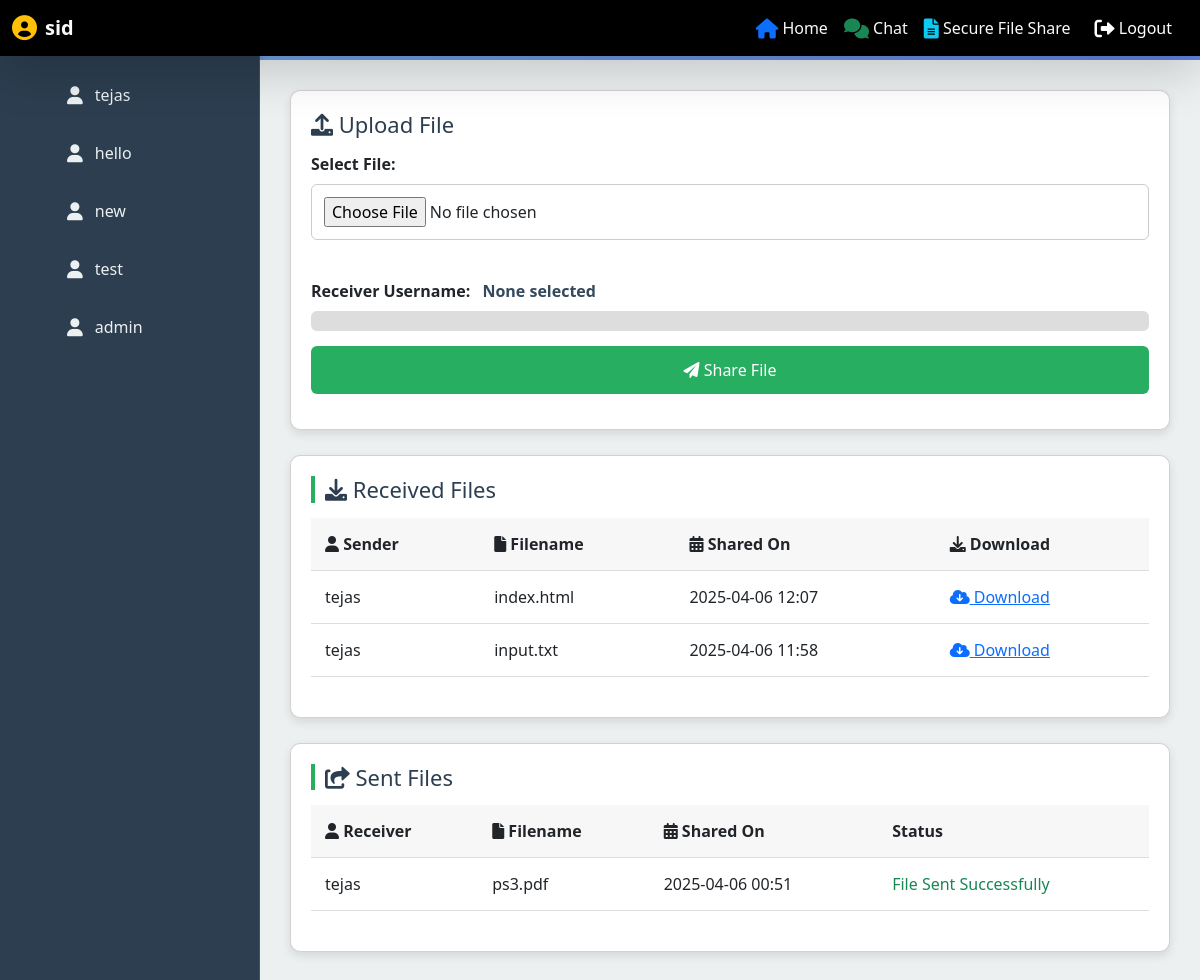
The app's page /dashboard/ (signed in), older data.
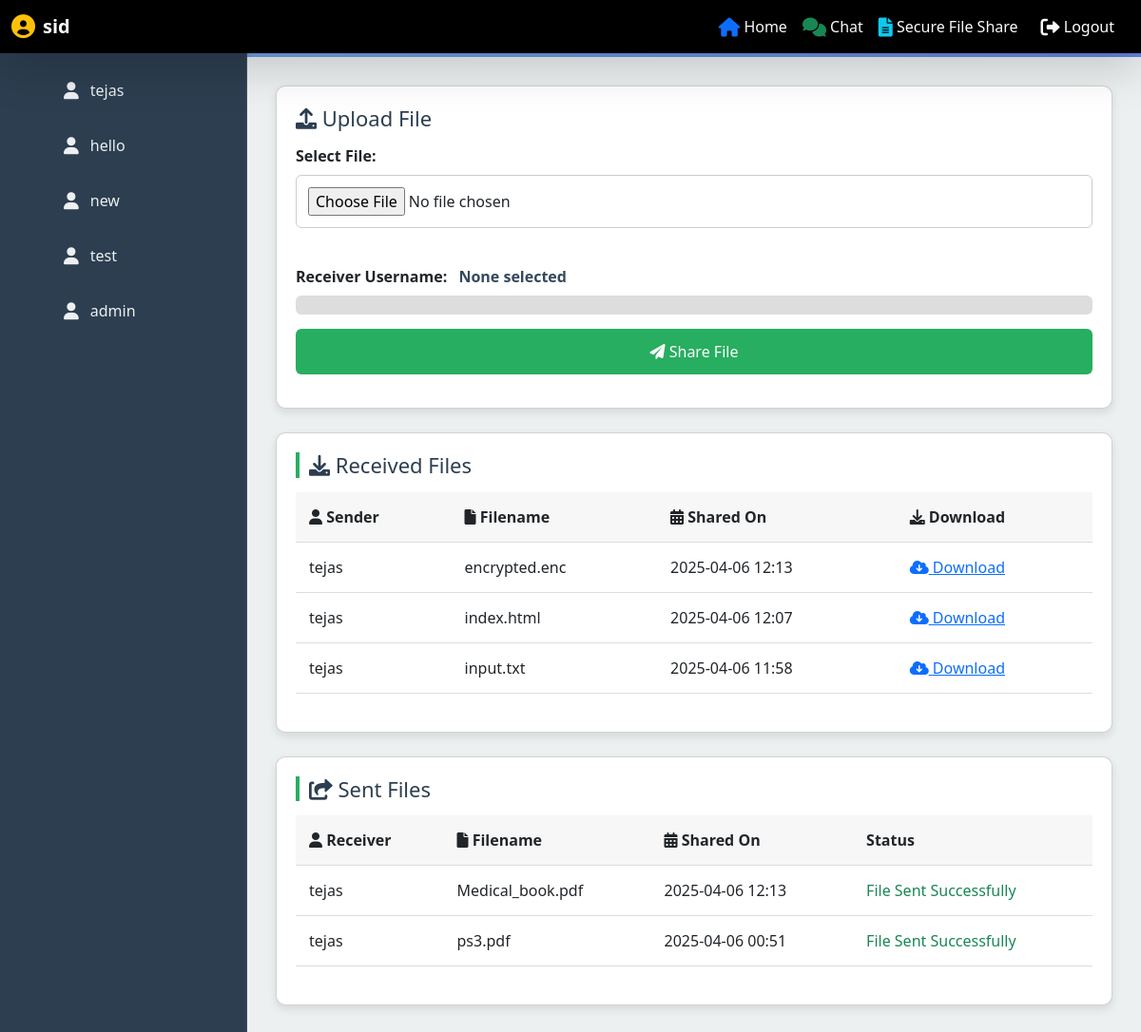
The same page, newer data.
### file_sharing/models.py (models this page shows)
class SharedFile(models.Model):
    sender = models.ForeignKey(User, related_name='sent_files', on_delete=models.CASCADE)
    receiver = models.ForeignKey(User, related_name='received_files', on_delete=models.CASCADE)
    file = models.FileField(upload_to='encrypted_files/')
    original_filename = models.CharField(max_length=255)
    nonce = models.BinaryField()  # Store nonce for AES-GCM
    tag = models.BinaryField()    # Authentication tag for AES-GCM
    encapsulated_key = models.BinaryField()
    signature = models.BinaryField()   # The Kyber encapsulated AES key
    created_at = models.DateTimeField(auto_now_add=True)

### file_sharing/views.py (the view)
# urls.py: path('dashboard/', dashboard, name='dashboard'),
@login_required
def dashboard(request):
    users = User.objects.exclude(id=request.user.id)
    shared_files = SharedFile.objects.filter(receiver=request.user).order_by('-created_at')
    sent_files = SharedFile.objects.filter(sender=request.user).order_by('-created_at')
    return render(request, 'dashboard.html', {'users': users, 'shared_files': shared_files, 'sent_files': sent_files})

### file_sharing/templates/dashboard.html (shortened to what the changed rows need)
<!DOCTYPE html>
<html lang="en">
<head>
  <link rel="stylesheet" href="https://cdnjs.cloudflare.com/ajax/libs/font-awesome/6.0.0-beta3/css/all.min.css">
  <link rel="stylesheet" href="https://cdn.jsdelivr.net/npm/bootstrap@5.3.0/dist/css/bootstrap.min.css">
</head>
<body>
  <div class="sidebar">
    <h2> Users</h2>
    <ul>
      {% for user in users %}
        <li class="user-item" data-username="{{ user.username }}">
          <i class="fas fa-user"></i> {{ user.username }}
        </li>
      {% endfor %}
    </ul>
  </div>
  <div class="content">
    <div class="card files-list">
      <div id="receivedFilesContainer">
        {% if shared_files %}
          <table>
            <thead>
              <tr>
                <th><i class="fas fa-user"></i> Sender</th>
                <th><i class="fas fa-file"></i> Filename</th>
                <th><i class="fas fa-calendar-alt"></i> Shared On</th>
                <th><i class="fas fa-download"></i> Download</th>
              </tr>
            </thead>
            <tbody>
              {% for file in shared_files %}
                <tr>
                  <td>{{ file.sender.username }}</td>
                  <td>{{ file.original_filename }}</td>
                  <td>{{ file.created_at|date:"Y-m-d H:i" }}</td>
                  <td>
                    <a href="{% url 'download' file.id %}"><i class="fas fa-cloud-download-alt"></i> Download</a>
                  </td>
                </tr>
              {% endfor %}
            </tbody>
          </table>
        {% else %}
          <p>No files received yet.</p>
        {% endif %}
      </div>
    </div>
<div class="card files-list">
  <div id="sentFilesContainer">
    {% if sent_files %}
    {% load tz %}
    {% localtime on %}
      <table>
        <thead>
          <tr>
            <th><i class="fas fa-user"></i> Receiver</th>
            <th><i class="fas fa-file"></i> Filename</th>
            <th><i class="fas fa-calendar-alt"></i> Shared On</th>
            <th>Status</th>
          </tr>
        </thead>
        <tbody>
          {% for file in sent_files %}
            <tr>
              <td>{{ file.receiver.username }}</td>
              <td>{{ file.original_filename }}</td>
              <td>{{ file.created_at|date:"Y-m-d H:i" }}</td>
              <td>
                <span class="text-success">File Sent Successfully</span>
              </td>
            </tr>
          {% endfor %}
        </tbody>
      </table>
      {% endlocaltime %}
    {% else %}
      <p>No files sent yet.</p>
    {% endif %}
  </div>
</div>
</body>
</html>

Row changes from the older to the newer data that the page shows:
added SharedFile: sender.username "tejas", original_filename "encrypted.enc", created_at "2025-04-06 12:13", shown under "Received Files"
added SharedFile: receiver.username "tejas", original_filename "Medical_book.pdf", created_at "2025-04-06 12:13", shown under "Sent Files"
